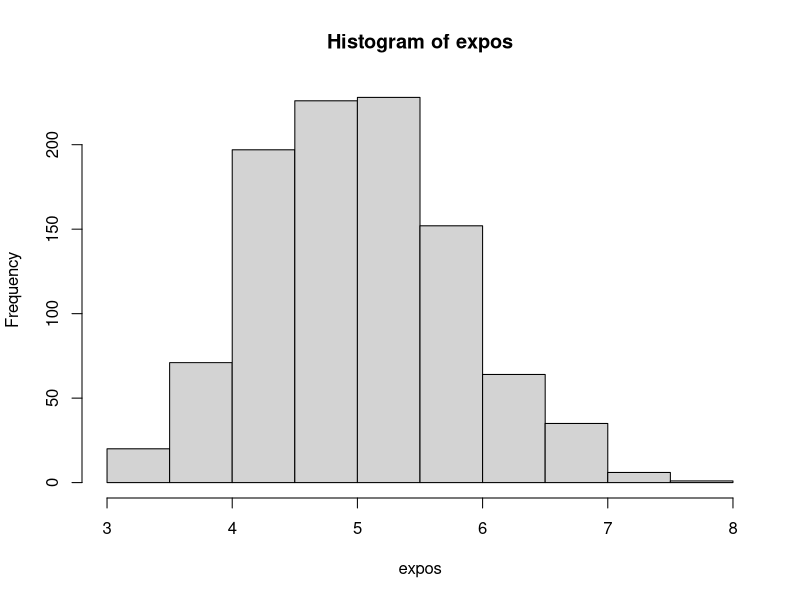

Write R code to recreate this figure.
## ---- chunk 1
Aggregation <- 40
Samples <- 1000
Lambda <- 0.2
## ---- chunk 2
expos <- NULL
for (i in 1:Samples)
  expos = c (expos,
             mean (rexp (Aggregation,
                         rate=Lambda)))
## ---- chunk 3
hist (expos)
